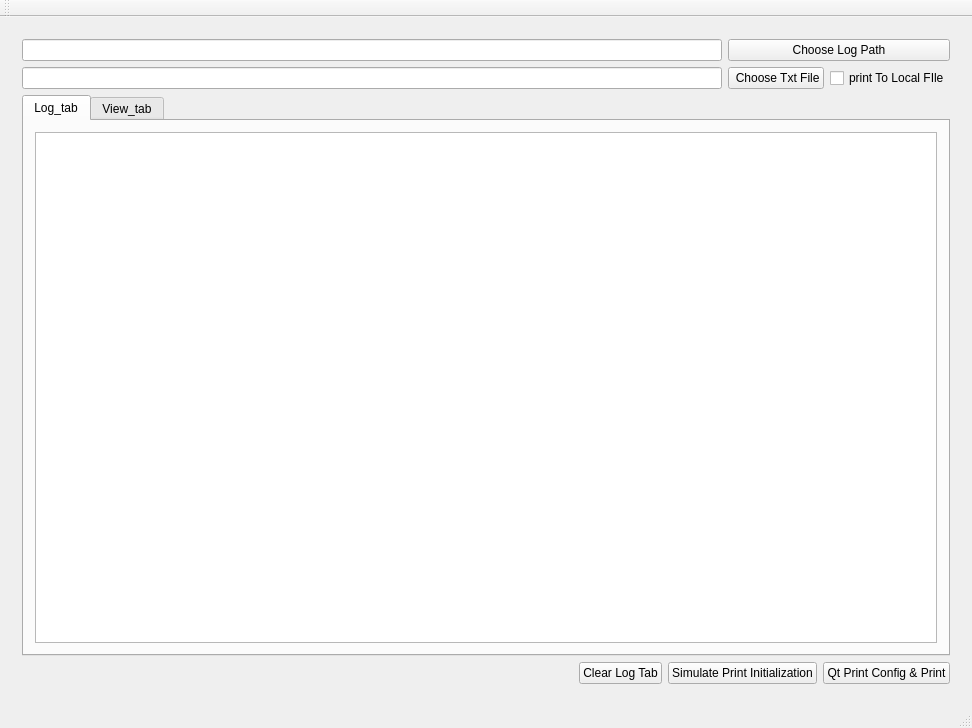
<?xml version="1.0" encoding="UTF-8"?>
<ui version="4.0">
 <class>MainWindow</class>
 <widget class="QMainWindow" name="MainWindow">
  <property name="geometry">
   <rect>
    <x>0</x>
    <y>0</y>
    <width>972</width>
    <height>728</height>
   </rect>
  </property>
  <property name="windowTitle">
   <string>MainWindow</string>
  </property>
  <widget class="QWidget" name="centralWidget">
   <layout class="QGridLayout" name="gridLayout_3">
    <item row="0" column="0">
     <widget class="QWidget" name="qt_log_dialog" native="true">
      <layout class="QGridLayout" name="gridLayout_4" columnstretch="9,1">
       <item row="0" column="0">
        <widget class="QLineEdit" name="lineEdit"/>
       </item>
       <item row="0" column="1">
        <widget class="QPushButton" name="pushButton_2">
         <property name="maximumSize">
          <size>
           <width>16777215</width>
           <height>16777215</height>
          </size>
         </property>
         <property name="text">
          <string>Choose Log Path</string>
         </property>
        </widget>
       </item>
       <item row="1" column="0">
        <widget class="QLineEdit" name="lineEdit_2"/>
       </item>
       <item row="1" column="1">
        <layout class="QHBoxLayout" name="horizontalLayout_2">
         <item>
          <widget class="QPushButton" name="btn_browser_file">
           <property name="text">
            <string> Choose Txt File</string>
           </property>
          </widget>
         </item>
         <item>
          <widget class="QCheckBox" name="checkBox">
           <property name="text">
            <string>print To Local FIle</string>
           </property>
          </widget>
         </item>
        </layout>
       </item>
       <item row="3" column="0" colspan="2">
        <layout class="QHBoxLayout" name="horizontalLayout">
         <item>
          <spacer name="horizontalSpacer">
           <property name="orientation">
            <enum>Qt::Horizontal</enum>
           </property>
           <property name="sizeHint" stdset="0">
            <size>
             <width>692</width>
             <height>20</height>
            </size>
           </property>
          </spacer>
         </item>
         <item>
          <widget class="QPushButton" name="clear_btn">
           <property name="text">
            <string>Clear Log Tab</string>
           </property>
          </widget>
         </item>
         <item>
          <widget class="QPushButton" name="simulate_init_btn">
           <property name="text">
            <string>Simulate Print Initialization</string>
           </property>
          </widget>
         </item>
         <item>
          <widget class="QPushButton" name="pushButton">
           <property name="maximumSize">
            <size>
             <width>200</width>
             <height>16777215</height>
            </size>
           </property>
           <property name="text">
            <string>Qt Print Config &amp;&amp; Print</string>
           </property>
          </widget>
         </item>
        </layout>
       </item>
       <item row="2" column="0" colspan="2">
        <widget class="QTabWidget" name="tabWidget">
         <property name="currentIndex">
          <number>0</number>
         </property>
         <widget class="QWidget" name="Log_tab">
          <attribute name="title">
           <string>Log_tab</string>
          </attribute>
          <layout class="QGridLayout" name="gridLayout_2">
           <item row="0" column="0">
            <widget class="QTextEdit" name="logShow_textEdit"/>
           </item>
          </layout>
         </widget>
         <widget class="QWidget" name="View_tab">
          <attribute name="title">
           <string>View_tab</string>
          </attribute>
          <layout class="QGridLayout" name="gridLayout">
           <item row="0" column="0">
            <widget class="QTextEdit" name="preview_txt_show"/>
           </item>
          </layout>
         </widget>
        </widget>
       </item>
      </layout>
     </widget>
    </item>
   </layout>
  </widget>
  <widget class="QMenuBar" name="menuBar">
   <property name="geometry">
    <rect>
     <x>0</x>
     <y>0</y>
     <width>972</width>
     <height>22</height>
    </rect>
   </property>
  </widget>
  <widget class="QToolBar" name="mainToolBar">
   <attribute name="toolBarArea">
    <enum>TopToolBarArea</enum>
   </attribute>
   <attribute name="toolBarBreak">
    <bool>false</bool>
   </attribute>
  </widget>
  <widget class="QStatusBar" name="statusBar"/>
 </widget>
 <layoutdefault spacing="6" margin="11"/>
 <resources/>
 <connections/>
</ui>
